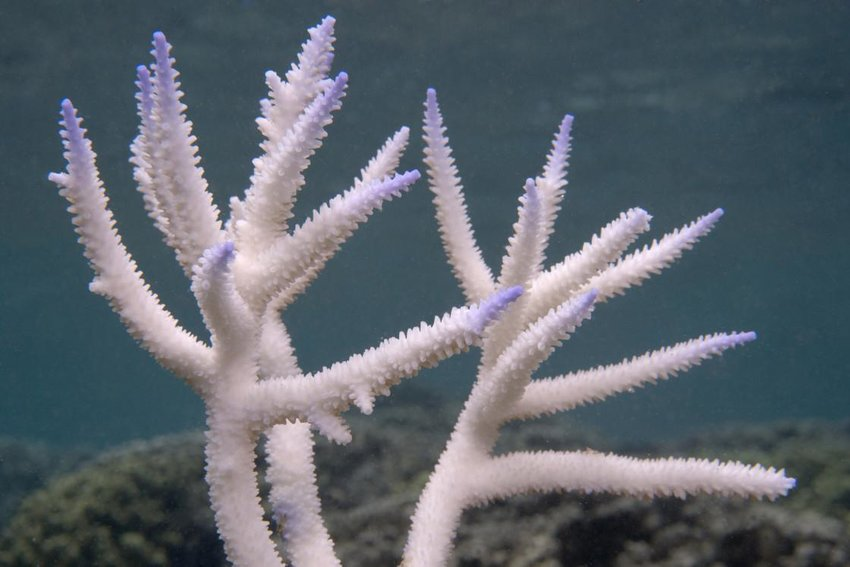
#> input picture branching.jpeg, 850 x 567 px, found by its file name; its folder holds only this picture in this run
$ python -i generate_dataset.py   (imports and definitions only)
#> lines starting #> are read from the running program, lines starting #| are printed output that depends on the picture; pictures that were not available may be replaced by others from this repository, and a replacement may not be noted
# pylint:disable=no-member (Removes linting problems with cv)

import os
import shutil

import re
import requests
from requests_html import HTMLSession
from bs4 import BeautifulSoup
import cv2 as cv

species = ["Branching", "Encrusting", "Favia", "Favites"]
# [1 line that did not run here, left out]

def get_species_images(search):
    body = requests.get("http://www.coralsoftheworld.org/species_factsheets/").content
    soup = BeautifulSoup(body, "html.parser")
    children = soup.find("optgroup", label=search).contents

    if not os.path.exists(f"images/{search}"):
        os.mkdir(f"images/{search}")
    else:
        for f in os.listdir(f"images/{search}"):
            os.remove(f"images/{search}/{f}")

    index = 0
    for child in children:
        if child == "\n":
            continue

        print(f"downloading image {index}")

        child_text = child.text.lower().replace(" ", "-")
        child_html = session.get(
            f"http://www.coralsoftheworld.org/species_factsheets/species_factsheet_summary/{child_text}/")
        child_html.html.render()
        child_body = child_html.html.html
        child_soup = BeautifulSoup(child_body, "html.parser")
        img_src = child_soup.find("a", href=re.compile(r"^/image.*")).find("img").get("src").split("preview/")[-1][:-1]
        img = requests.get(f"http://www.coralsoftheworld.org/media/images/{img_src}.jpg", stream=True)
        print(img.url)
        print(img.status_code)
        with open(f"images/{search}/{search}_{index}.jpg", "wb") as f:
            shutil.copyfileobj(img.raw, f)
        index += 1


def process_images(search):
#> called with search = 'branching.jpeg'
    if not os.path.exists(f"processed_images/{search}"):
        os.mkdir(f"processed_images/{search}")
    else:
        for f in os.listdir(f"processed_images/{search}"):
            os.remove(f"processed_images/{search}/{f}")

    for i, img_file in enumerate(os.listdir(f"images/{search}")):
        print(f"processing image {i}")
        img = cv.imread(f"images/{search}/{img_file}")
#> img is the input picture: shape (567, 850, 3); mean B, G, R 108.6, 100.5, 92.7
        ratio = 200 / min(img.shape[0], img.shape[1])
#> ratio = 0.353
        new_shape = (int(ratio * img.shape[1]), int(ratio * img.shape[0]))
#> new_shape = (299, 200)
        img = cv.resize(img, new_shape)
#> img: shape (200, 299, 3)
        img = img[img.shape[0] // 2 - 100:img.shape[0] // 2 + 100, img.shape[1] // 2 - 100:img.shape[1] // 2 + 100]
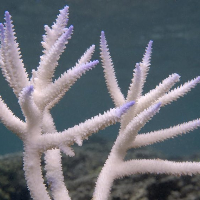
#> img: shape (200, 200, 3); mean B, G, R 119.4, 111.3, 108
        cv.imwrite(f"processed_images/{search}/{img_file}", img)
        img2 = cv.rotate(img, cv.ROTATE_90_CLOCKWISE)
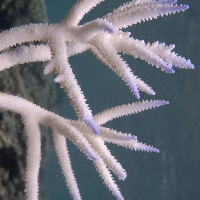
#> img2: shape (200, 200, 3); mean B, G, R 119.4, 111.3, 108
        cv.imwrite(f"processed_images/{search}/2_{img_file}", img2)
        img2 = cv.rotate(img, cv.ROTATE_180)
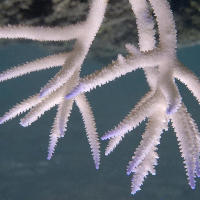
#> img2: shape (200, 200, 3); mean B, G, R 119.4, 111.3, 108
        cv.imwrite(f"processed_images/{search}/3_{img_file}", img2)
        img2 = cv.rotate(img, cv.ROTATE_90_COUNTERCLOCKWISE)
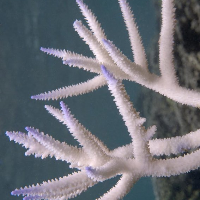
#> img2: shape (200, 200, 3); mean B, G, R 119.4, 111.3, 108
        cv.imwrite(f"processed_images/{search}/4_{img_file}", img2)
        img2 = cv.flip(img, 1)
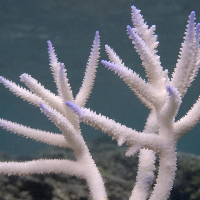
#> img2: shape (200, 200, 3); mean B, G, R 119.4, 111.3, 108
        cv.imwrite(f"processed_images/{search}/5_{img_file}", img2)


# [9 lines not run here, left out]

>>> result = process_images('branching.jpeg')

$ run again, on encrusting.jpg
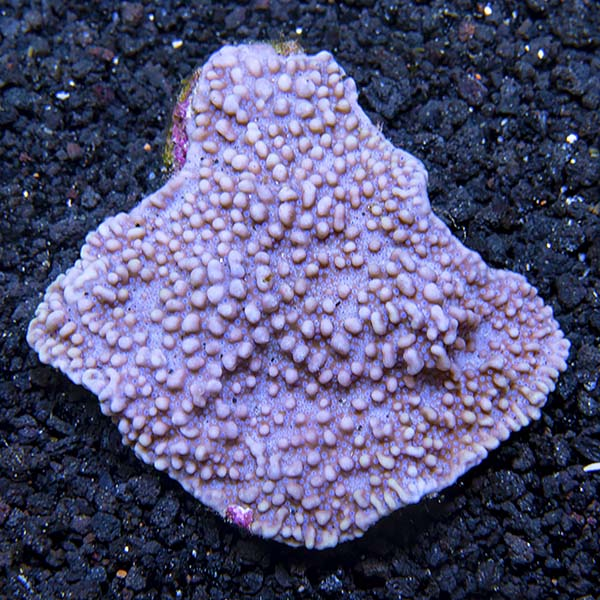
#> input picture encrusting.jpg, 600 x 600 px, found by its file name
#> in process_images, img is the input picture: shape (600, 600, 3); mean B, G, R 120.3, 84.2, 84.9
#> img: shape (200, 200, 3)
#> in process_images, `img2 = cv.rotate(img, cv.ROTATE_90_COUNTERCLOCKWISE)`:
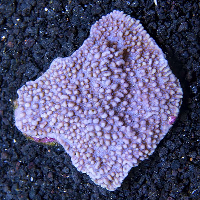
#> img2: shape (200, 200, 3); mean B, G, R 120.3, 84.2, 84.9
#> in process_images, `img2 = cv.flip(img, 1)`:
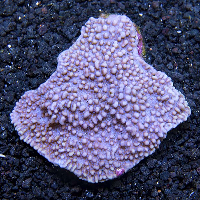
#> img2: shape (200, 200, 3); mean B, G, R 120.3, 84.2, 84.9
